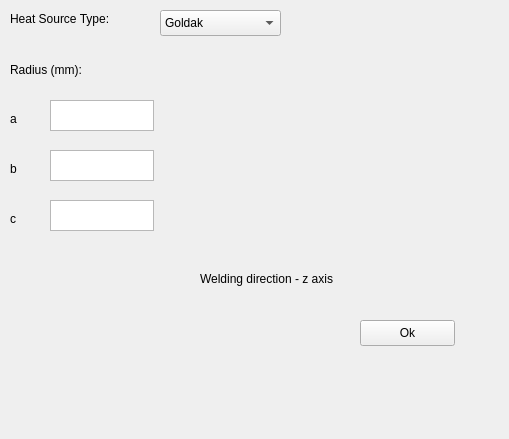
<?xml version="1.0" encoding="UTF-8"?>
<ui version="4.0">
 <class>Form</class>
 <widget class="QWidget" name="Form">
  <property name="geometry">
   <rect>
    <x>0</x>
    <y>0</y>
    <width>509</width>
    <height>439</height>
   </rect>
  </property>
  <property name="windowTitle">
   <string>Form</string>
  </property>
  <widget class="QLabel" name="type_label">
   <property name="geometry">
    <rect>
     <x>10</x>
     <y>10</y>
     <width>141</width>
     <height>18</height>
    </rect>
   </property>
   <property name="text">
    <string>Heat Source Type:</string>
   </property>
  </widget>
  <widget class="QComboBox" name="type">
   <property name="geometry">
    <rect>
     <x>160</x>
     <y>10</y>
     <width>121</width>
     <height>26</height>
    </rect>
   </property>
   <item>
    <property name="text">
     <string>Goldak</string>
    </property>
   </item>
   <item>
    <property name="text">
     <string>Elipsoid</string>
    </property>
   </item>
  </widget>
  <widget class="QStackedWidget" name="stackedWidget">
   <property name="geometry">
    <rect>
     <x>10</x>
     <y>60</y>
     <width>441</width>
     <height>241</height>
    </rect>
   </property>
   <property name="currentIndex">
    <number>2</number>
   </property>
   <widget class="QWidget" name="home">
    <widget class="QLabel" name="label_2">
     <property name="geometry">
      <rect>
       <x>20</x>
       <y>50</y>
       <width>321</width>
       <height>141</height>
      </rect>
     </property>
     <property name="text">
      <string>Please select a heat source type...</string>
     </property>
    </widget>
   </widget>
   <widget class="QWidget" name="goldak">
    <widget class="QTextEdit" name="goldak_a_2">
     <property name="geometry">
      <rect>
       <x>40</x>
       <y>40</y>
       <width>104</width>
       <height>31</height>
      </rect>
     </property>
    </widget>
    <widget class="QTextEdit" name="goldak_cr_2">
     <property name="geometry">
      <rect>
       <x>40</x>
       <y>140</y>
       <width>104</width>
       <height>31</height>
      </rect>
     </property>
    </widget>
    <widget class="QLabel" name="goldak_cr_label_2">
     <property name="geometry">
      <rect>
       <x>0</x>
       <y>150</y>
       <width>74</width>
       <height>18</height>
      </rect>
     </property>
     <property name="text">
      <string>cr</string>
     </property>
    </widget>
    <widget class="QLabel" name="goldak_b_label_2">
     <property name="geometry">
      <rect>
       <x>0</x>
       <y>100</y>
       <width>74</width>
       <height>18</height>
      </rect>
     </property>
     <property name="text">
      <string>b</string>
     </property>
    </widget>
    <widget class="QLabel" name="goldak_measurement_2">
     <property name="geometry">
      <rect>
       <x>0</x>
       <y>0</y>
       <width>111</width>
       <height>20</height>
      </rect>
     </property>
     <property name="text">
      <string>Length (mm):</string>
     </property>
    </widget>
    <widget class="QTextEdit" name="goldak_cf_2">
     <property name="geometry">
      <rect>
       <x>40</x>
       <y>190</y>
       <width>104</width>
       <height>31</height>
      </rect>
     </property>
    </widget>
    <widget class="QLabel" name="goldak_image_2">
     <property name="geometry">
      <rect>
       <x>170</x>
       <y>0</y>
       <width>251</width>
       <height>201</height>
      </rect>
     </property>
     <property name="text">
      <string/>
     </property>
     <property name="pixmap">
      <pixmap>Goldak.png</pixmap>
     </property>
     <property name="scaledContents">
      <bool>true</bool>
     </property>
    </widget>
    <widget class="QLabel" name="goldak_a_label_2">
     <property name="geometry">
      <rect>
       <x>0</x>
       <y>50</y>
       <width>74</width>
       <height>18</height>
      </rect>
     </property>
     <property name="text">
      <string>a</string>
     </property>
    </widget>
    <widget class="QTextEdit" name="goldak_b_2">
     <property name="geometry">
      <rect>
       <x>40</x>
       <y>90</y>
       <width>104</width>
       <height>31</height>
      </rect>
     </property>
    </widget>
    <widget class="QLabel" name="goldak_cf_label_2">
     <property name="geometry">
      <rect>
       <x>0</x>
       <y>200</y>
       <width>74</width>
       <height>18</height>
      </rect>
     </property>
     <property name="text">
      <string>cf</string>
     </property>
    </widget>
    <widget class="QLabel" name="z_direction_1">
     <property name="geometry">
      <rect>
       <x>190</x>
       <y>210</y>
       <width>201</width>
       <height>18</height>
      </rect>
     </property>
     <property name="text">
      <string>Welding direction - z axis</string>
     </property>
    </widget>
   </widget>
   <widget class="QWidget" name="ellipsoid">
    <widget class="QTextEdit" name="ellipsoid_a">
     <property name="geometry">
      <rect>
       <x>40</x>
       <y>40</y>
       <width>104</width>
       <height>31</height>
      </rect>
     </property>
    </widget>
    <widget class="QLabel" name="ellipsoid_image">
     <property name="geometry">
      <rect>
       <x>170</x>
       <y>0</y>
       <width>251</width>
       <height>201</height>
      </rect>
     </property>
     <property name="text">
      <string/>
     </property>
     <property name="pixmap">
      <pixmap>Ellipsoid.png</pixmap>
     </property>
     <property name="scaledContents">
      <bool>true</bool>
     </property>
    </widget>
    <widget class="QLabel" name="ellipsoid_c_label">
     <property name="geometry">
      <rect>
       <x>0</x>
       <y>150</y>
       <width>74</width>
       <height>18</height>
      </rect>
     </property>
     <property name="text">
      <string>c</string>
     </property>
    </widget>
    <widget class="QLabel" name="ellipsoid_measurement">
     <property name="geometry">
      <rect>
       <x>0</x>
       <y>0</y>
       <width>111</width>
       <height>20</height>
      </rect>
     </property>
     <property name="text">
      <string>Radius (mm):</string>
     </property>
    </widget>
    <widget class="QTextEdit" name="ellipsoid_c">
     <property name="geometry">
      <rect>
       <x>40</x>
       <y>140</y>
       <width>104</width>
       <height>31</height>
      </rect>
     </property>
    </widget>
    <widget class="QLabel" name="ellipsoid_a_label">
     <property name="geometry">
      <rect>
       <x>0</x>
       <y>50</y>
       <width>74</width>
       <height>18</height>
      </rect>
     </property>
     <property name="text">
      <string>a</string>
     </property>
    </widget>
    <widget class="QTextEdit" name="ellipsoid_b">
     <property name="geometry">
      <rect>
       <x>40</x>
       <y>90</y>
       <width>104</width>
       <height>31</height>
      </rect>
     </property>
    </widget>
    <widget class="QLabel" name="ellipsoid_b_label">
     <property name="geometry">
      <rect>
       <x>0</x>
       <y>100</y>
       <width>74</width>
       <height>18</height>
      </rect>
     </property>
     <property name="text">
      <string>b</string>
     </property>
    </widget>
    <widget class="QLabel" name="z_direction_2">
     <property name="geometry">
      <rect>
       <x>190</x>
       <y>210</y>
       <width>201</width>
       <height>18</height>
      </rect>
     </property>
     <property name="text">
      <string>Welding direction - z axis</string>
     </property>
    </widget>
   </widget>
  </widget>
  <widget class="QPushButton" name="button_ok">
   <property name="geometry">
    <rect>
     <x>360</x>
     <y>320</y>
     <width>95</width>
     <height>26</height>
    </rect>
   </property>
   <property name="text">
    <string>Ok</string>
   </property>
  </widget>
 </widget>
 <resources/>
 <connections/>
</ui>
